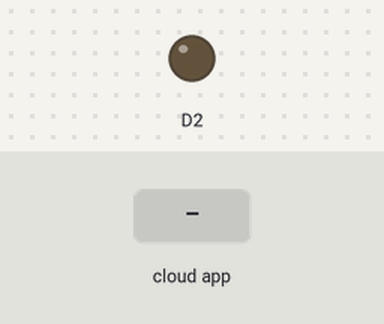
This sketch was run on a simulated ESP8266 (NodeMCU). Shown: output pins drawn as LEDs (lit = HIGH). The inputs (shaded band) are chosen by the test bench. WiFi joins after 1.5 s; servers stay silent unless stated; no MQTT or app messages arrive unless stated; what the sketch prints to the serial monitor is not drawn.

Above: at 2.7 s.
2.8 s: the phone or cloud app sets led_control to Anshu
At 4.0 s:
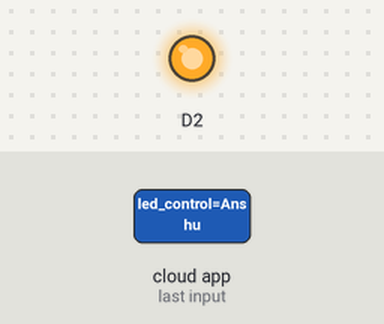
4.3 s: the phone or cloud app sets Slider to Umang
At 5.7 s:
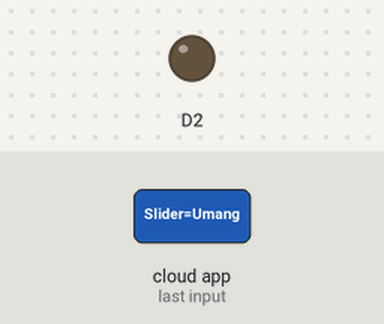
Timing chart, 0 to 7.3 s (numbered marks = the images above; inputs shaded):
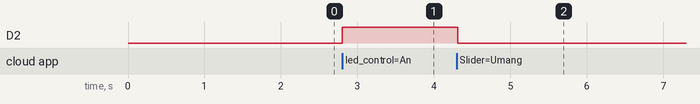

Measured:
- after the input at 2.8 s, D2: LOW → HIGH at once
- after the input at 4.3 s, D2: HIGH → LOW at once

The sketch:

adafruit_led.ino
```cpp
#include <ESP8266WiFi.h>
#include "Adafruit_MQTT.h"
#include "Adafruit_MQTT_Client.h"

/************************* WiFi Access Point *********************************/

#define WLAN_SSID       "Umang Kejriwal"
#define WLAN_PASS       "umang@1122"

/************************* Adafruit.io Setup *********************************/

#define AIO_SERVER      "io.adafruit.com"
#define AIO_SERVERPORT  1883                   // use 8883 for SSL
#define AIO_USERNAME    "umang1122"
#define AIO_KEY         "b583f8cbef00474x481f4bce7b076e1f7"

/************ Global State (you don't need to change this!) ******************/

// Create an ESP8266 WiFiClient class to connect to the MQTT server.
WiFiClient client;
// or... use WiFiFlientSecure for SSL
//WiFiClientSecure client;

// Setup the MQTT client class by passing in the WiFi client and MQTT server and login details.
Adafruit_MQTT_Client mqtt(&client, AIO_SERVER, AIO_SERVERPORT, AIO_USERNAME, AIO_KEY);

/****************************** Feeds ***************************************/

// Setup a feed called 'onoff' for subscribing to changes.
Adafruit_MQTT_Subscribe onoffbutton = Adafruit_MQTT_Subscribe(&mqtt, AIO_USERNAME "/feeds/led_control");

Adafruit_MQTT_Subscribe slider = Adafruit_MQTT_Subscribe(&mqtt, AIO_USERNAME "/feeds/Slider");

void MQTT_connect();

void setup() {
  Serial.begin(9600);
  delay(10);

  Serial.println(F("Adafruit MQTT demo"));

  // Connect to WiFi access point.
  Serial.println(); Serial.println();
  Serial.print("Connecting to ");
  Serial.println(WLAN_SSID);

  WiFi.begin(WLAN_SSID, WLAN_PASS);
  while (WiFi.status() != WL_CONNECTED) {
    delay(500);
    Serial.print(".");
  }
  Serial.println();

  Serial.println("WiFi connected");
  Serial.println("IP address: "); Serial.println(WiFi.localIP());

  // Setup MQTT subscription for onoff feed.
  mqtt.subscribe(&onoffbutton);
  mqtt.subscribe(&slider);
  pinMode(D2,OUTPUT);
}

uint32_t x=0;

void loop() {
  // Ensure the connection to the MQTT server is alive (this will make the first
  // connection and automatically reconnect when disconnected).  See the MQTT_connect
  // function definition further below.
  MQTT_connect();

  // this is our 'wait for incoming subscription packets' busy subloop
  // try to spend your time here

  Adafruit_MQTT_Subscribe *subscription;
  while ((subscription = mqtt.readSubscription(5000))) {
    if (subscription == &onoffbutton) {
      Serial.print(F("Got: "));
      Serial.println((char *)onoffbutton.lastread);
    //  int led= atoi((char *)onoffbutton.lastread);  //atoi -- ascii to integer
      if(strcmp((char *)onoffbutton.lastread, "Umang") == 0)
      {
       digitalWrite(D2,LOW);
       }
      if(strcmp((char *)onoffbutton.lastread, "Anshu") == 0)
      {
       digitalWrite(D2,HIGH);
       }
    }

    if (subscription == &slider) {
      Serial.print(F("Got: "));
      Serial.println((char *)slider.lastread);
      int led1= atoi((char *)slider.lastread);  //atoi -- ascii to integer
      analogWrite(D2,led1);
    }
  }
}

// Function to connect and reconnect as necessary to the MQTT server.
// Should be called in the loop function and it will take care if connecting.
void MQTT_connect() {
  int8_t ret;

  // Stop if already connected.
  if (mqtt.connected()) {
    return;
  }

  Serial.print("Connecting to MQTT... ");

  uint8_t retries = 3;
  while ((ret = mqtt.connect()) != 0) { // connect will return 0 for connected
       Serial.println(mqtt.connectErrorString(ret));
       Serial.println("Retrying MQTT connection in 5 seconds...");
       mqtt.disconnect();
       delay(5000);  // wait 5 seconds
       retries--;
       if (retries == 0) {
         // basically die and wait for WDT to reset me
         while (1);
       }
  }
  Serial.println("MQTT Connected!");
}
```
